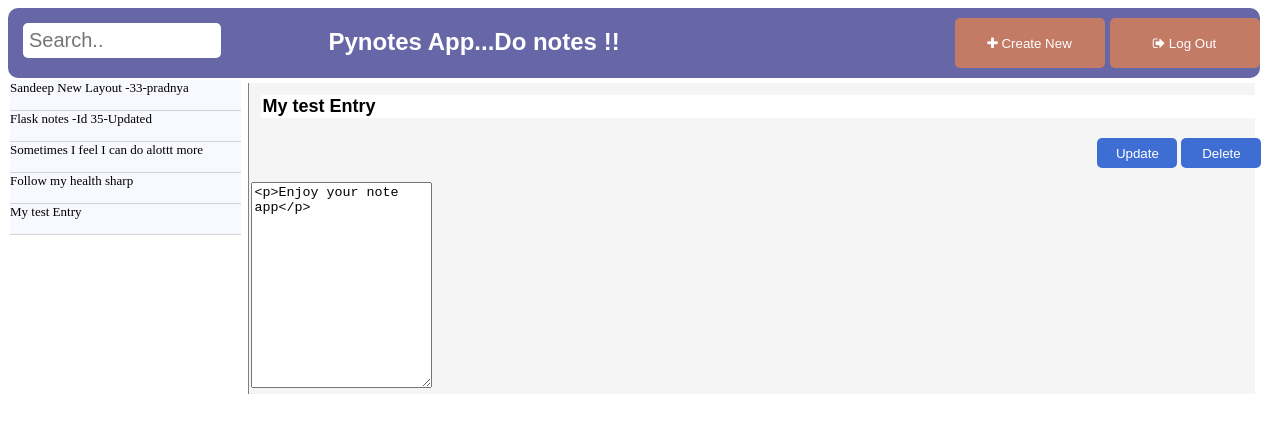
The app's page /main (signed in) with its own data.
### tables this page shows
CREATE TABLE Notes(note_id INTEGER PRIMARY KEY AUTOINCREMENT,
        title TEXT NOT NULL,detail TEXT NOT NULL, posted_date TEXT NOT NULL, 
        UserId INTEGER,
        status INTEGER,
        FOREIGN KEY(UserId) REFERENCES Users(user_id));

### app.py (the view)
@app.route("/main",methods=['GET','POST'])
@login_required
def main():
    db = connect_db()
    curr = db.execute('select * from Notes')
    notes = [dict(note_id=row[0],title=row[1],detail=row[2]) for row in curr.fetchall()]
    db.close()
    title = notes[-1]['title']
    detail = notes[-1]['detail']
    note_id = notes[-1]['note_id']
    callfrom = request.args.get('callfrom')
    if callfrom == 'display':
        title = request.args.get('title')
        detail = request.args.get('detail')
        note_id = request.args.get('note_id')
    elif callfrom == 'new':
        title = ''
        detail = ''
        note_id = None
    return render_template('main.html',note_id=note_id, notes=notes, title=title, detail=detail)

### app.py (called while the page is built)
def connect_db():
    return sqlite3.connect(app.config["DATABASE"])

def login_required(test):
    @wraps(test)
    def wrap(*args,**kwargs):
        if 'logged_in' in session:
            return test(*args,**kwargs)
        else:
            flash('you need to login first')
            return redirect(url_for('login'))
    return wrap

### templates/main.html (shortened to what this page needs)
{% extends "template.html" %}
{% block content %}
   <div class="main-head">
      <div class="search-bar">
         <input type="text" placeholder="Search..">
      </div>
      <div class="title-div">
         <h2>Pynotes App...Do notes !!</h2>
      </div>
      <div class="user-quickfunc">
         <a href="{{ url_for('main', callfrom='new') }}"><button class="head-btn"><i class="fa fa-plus"></i> Create New </button></a>
         <a href="{{ url_for('log_out') }}"><button class="head-btn"><i class="fa fa-sign-out"></i> Log Out </button></a>
      </div>
   </div>
   <div class=body-main>
      <div class="body-left">
         {% for p in notes %}
            <a href="{{ url_for('display_entry', note_id=p.note_id) }}" class="note-entry">
            <div>
               {{p.title}}
            </div>
            </a>
         {% endfor %}
      </div>
      <div class="body-right">
         <div class="form-main">
            <form action="{{ url_for('notes', note_id=note_id) }}"  method="post">
               <div class="form-title">
                  <div id="fl">
                     <input placeholder="Enter Title" name="title" type="text" value="{{ title }}">
                  </div>
                  <div id="fr">
                     {% if note_id != None %}
                     <input class="oth-btn" id="update" name='savedata' type="submit" value="Update">
                     <input class="oth-btn" id="delete" name='savedata' type="submit" value="Delete">
                     {% else %}
                     <input class="oth-btn" name='savedata' type="submit" value="Save">
                     {% endif %}
                  </div>
               </div>
               <div>
                     <textarea id="detail" class= "note-area" name="detail" type="text" placeholder="Detail Notes">{{ detail }}  </textarea>
               </div>
            </form>
         </div>
      </div>
   </div >
{% endblock %}

### static/css/styles.css (style rules this page uses)
.body-main { display:flex; }
.body-left { flex:1; color:black; border-color:gray; border-radius:15px; padding:2px; float:left; width:18%; }
.body-right { flex:3; border-left: 1px solid rgb(216, 210, 210); border-color:gray; margin: 5px; padding:2px; width:80%; float:right; background:whitesmoke; }
.main-head { background: rgb(103, 103, 167); display:flex; border-radius:10px; }
.search-bar { padding:5px; flex:1; }
.search-bar input[type=text] { padding: 6px; border: none; margin: 10px; font-size: 20px; width:60%; border-radius:5px }
.title-div { flex:2; color: white; font-family: Verdana, Geneva, Tahoma, sans-serif; }
.user-quickfunc { flex:1; display:flex; float:right }
.body-right Input[type=text] { padding: 1px; border: none; width: 100%; font-size: 15px; }
.note-area { min-height: 200px; height: auto; }
.note-entry { display: block; block-size:30px; text-decoration: none; font: 13px verdana; color: black; border-bottom: 1px solid lightgray; background:ghostwhite; }
.head-btn { display:inline-block; background-color: #c47b65; border: none; color: white; text-align: center; width:150px; height:50px; margin: 10px 5px; opacity: 1; transition: 0.3s; border-radius:5px; margin-right: 0; }
.form-title { display: inline-block; }
#fl { float:left; width:1000px; padding: 5px; margin: 5px; }
#fl input[type=text] { font-family:Verdana, Geneva, Tahoma, sans-serif; font-size: 18px; font-weight: bold; }
#fr { float: right; padding: 10px; }
.oth-btn { display:inline-block; background-color: #3e6ed4; border: none; color: white; text-align: center; font-size: 10px bold; width:80px; height:30px; border-radius:5px; }

### records on screen
Notes: title "Sandeep New Layout -33-pradnya"
Notes: title "Flask notes -Id 35-Updated"
Notes: title "Sometimes I feel I can do alottt more"
Notes: title "Follow my health sharp"
Notes: title "My test Entry", detail "<p>Enjoy your note app</p>"
